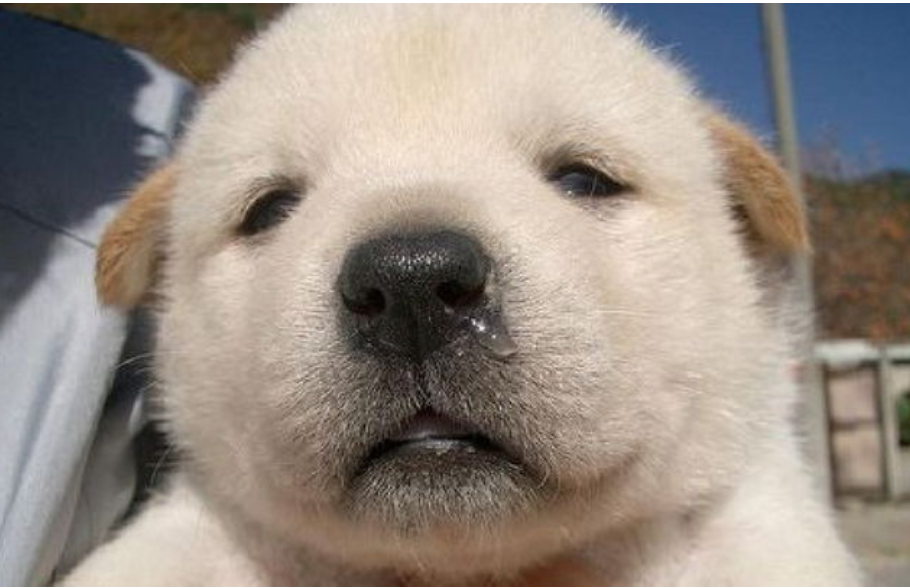
#> input picture dog.png, 910 x 588 px
$ python 2_drawOnImage.py
#> lines starting #> are read from the running program, lines starting #| are printed output that depends on the picture
import cv2

print("OpenDV version:")
print(cv2.__version__)

img = cv2.imread("dog.png")
#> img is the input picture: shape (588, 910, 3); mean B, G, R 132, 140.5, 150.5

print("width: {} pixels".format(img.shape[1]))
#| width: 910 pixels
print("height: {} pixels".format(img.shape[0]))
#| height: 588 pixels
print("channels: {}".format(img.shape[2]))
#| channels: 3

# 높이 넓이 픽셀 + 채널 확인 가능하다.
#cv2.imshow("dog", img)

(b, g, r) = img[0,0]
#> b = 255; g = 255; r = 255

# bgr 순은 관습이다.
print("Pixel at(0, 0) - Red: {}, Green: {}, Blue: {}". format(r,g,b))
#| Pixel at(0, 0) - Red: 255, Green: 255, Blue: 255

dot = img[50:100, 50:100]
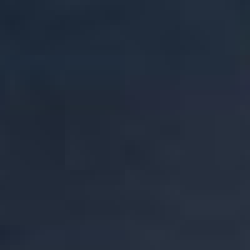
#> dot: shape (50, 50, 3) (shown 5 times larger); mean B, G, R 60.2, 44.7, 34.7
# cv2.imshow("dot", dot)
img[50:100, 50:100] = (0,0,255)
# #가로50~100, 세로50~100.
#cv2.imshow("red", img)

cv2.rectangle(img, (150,50), (200,100), (0,255,0),5)
cv2.circle(img, (275,75), 25, (0,255,255),-1)
cv2.line(img, (350,100), (400,100), (255,0,0), 5)
cv2.putText(img, 'Daeyong', (450, 100), cv2.FONT_HERSHEY_SIMPLEX, 1, (255,255,255), 4)
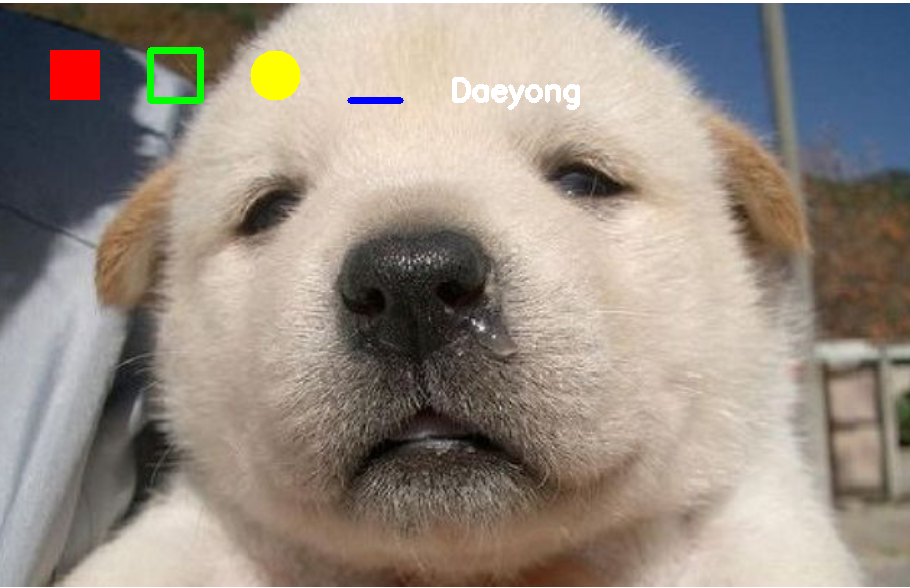
#> img: shape (588, 910, 3); mean B, G, R 130.9, 140.9, 151.3
# cv2.rectangle : 이미지, 가로, 세로, 색, 선두께
# cv2.circle : 이미지, 중심, 반지름, 색, 선두께 (-1: 전체를 다 채운다.)
# cv2.line : 이미지, 시작좌표, 끝좌표, 색, 선두께
# cv2.putText : 이미지, 텍스트, 시작위치, 폰트 종류, 폰트크기, 색, 선두께
cv2.imshow("draw", img)
cv2.waitKey(0)
cv2.destroyAllWindows()
